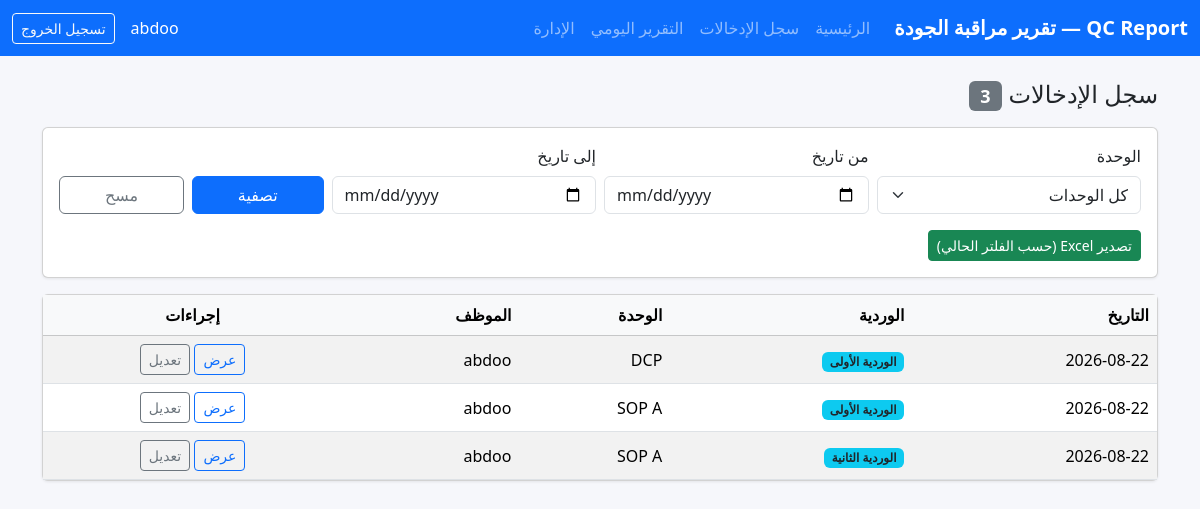
The page /records/ (signed in) on the database its author committed.
### qc_report/models.py (models this page shows, shortened)
class User(AbstractUser):
    assigned_unit = models.CharField(
        "الوحدة المسند إليها",
        max_length=20,
        choices=Unit.choices,
        null=True,
        blank=True,
    )
    @property
    def is_manager(self):
        return self.is_staff or self.is_superuser or self.assigned_unit is None

class ShiftEntry(models.Model):
    unit = models.CharField("الوحدة", max_length=20, choices=Unit.choices)
    entry_date = models.DateField("التاريخ")
    shift = models.CharField("الوردية", max_length=10, choices=Shift.choices)
    submitted_by = models.ForeignKey(
        settings.AUTH_USER_MODEL,
        verbose_name="أدخلها",
        on_delete=models.CASCADE,
        related_name="shift_entries",
    )
    submitted_at = models.DateTimeField("وقت الإدخال", auto_now_add=True)
    general_notes = models.TextField("ملاحظات عامة", blank=True)
    class Meta:
        constraints = [
            models.UniqueConstraint(
                fields=["unit", "entry_date", "shift"],
                name="unique_shift_per_unit_per_day",
            )
        ]
        ordering = ["entry_date", "unit", "shift"]

### qc_report/views.py (the view)
# urls.py: path("records/", views.records_list, name="records"),
@login_required
def records_list(request):
    qs, date_from, date_to = _filtered_entries(request)
    paginator = Paginator(qs, 25)
    page_obj = paginator.get_page(request.GET.get("page"))
    params = request.GET.copy()
    params.pop("page", None)
    querystring = params.urlencode()
    if request.user.is_manager:
        available_units = Unit.choices
    else:
        available_units = [(request.user.assigned_unit, unit_label(request.user.assigned_unit))]
    return render(
        request,
        "records.html",
        {
            "page_obj": page_obj,
            "units": available_units,
            "sel_unit": request.GET.get("unit") or "",
            "date_from": date_from,
            "date_to": date_to,
            "querystring": querystring,
            "total": paginator.count,
        },
    )

### qc_report/converters.py (called while the page is built)
    def to_url(self, value):
        return value.strftime("%Y-%m-%d")

### qc_report/views.py (called while the page is built)
def _filtered_entries(request):
    qs = ShiftEntry.objects.select_related("submitted_by")
    if not request.user.is_manager:
        qs = qs.filter(unit=request.user.assigned_unit)
    unit = request.GET.get("unit") or ""
    date_from = request.GET.get("from") or ""
    date_to = request.GET.get("to") or ""
    if unit:
        qs = qs.filter(unit=unit)
    try:
        if date_from:
            qs = qs.filter(entry_date__gte=date_from)
        if date_to:
            qs = qs.filter(entry_date__lte=date_to)
    except (ValueError, ValidationError):
        date_from = date_to = ""
    return qs.order_by("-entry_date", "shift", "-pk"), date_from, date_to

### templates/records.html (shortened to what this page needs)
{% extends "base.html" %}
{% block content %}
<div class="d-flex justify-content-between align-items-center mb-3">
  <h1 class="h4 mb-0">سجل الإدخالات <span class="badge bg-secondary">{{ total }}</span></h1>
</div>
<form method="get" class="card card-body mb-3 no-print">
  <div class="row g-2 align-items-end">
    <div class="col-6 col-md-3">
      <label class="form-label" for="unit">الوحدة</label>
      <select name="unit" id="unit" class="form-select">
        <option value="">كل الوحدات</option>
      </select>
    </div>
    <div class="col-6 col-md-3">
      <label class="form-label" for="from">من تاريخ</label>
      <input type="date" name="from" id="from" class="form-control" value="{{ date_from }}">
    </div>
    <div class="col-6 col-md-3">
      <label class="form-label" for="to">إلى تاريخ</label>
      <input type="date" name="to" id="to" class="form-control" value="{{ date_to }}">
    </div>
    <div class="col-6 col-md-3 d-flex gap-2">
      <button type="submit" class="btn btn-primary flex-fill">تصفية</button>
      <a href="{% url 'records' %}" class="btn btn-outline-secondary flex-fill">مسح</a>
    </div>
  </div>
  {% if total %}
  <div class="mt-3">
    <a href="{% url 'records_export' %}?{{ querystring }}" class="btn btn-success btn-sm">
      تصدير Excel (حسب الفلتر الحالي)
    </a>
  </div>
  {% endif %}
</form>
<div class="card">
  <div class="table-responsive">
    <table class="table table-hover table-striped align-middle mb-0">
      <thead class="table-light">
        <tr>
          <th>التاريخ</th>
          <th>الوردية</th>
          <th>الوحدة</th>
          <th>الموظف</th>
          <th class="text-center no-print">إجراءات</th>
        </tr>
      </thead>
      <tbody>
        {% for e in page_obj.object_list %}
          <tr>
            <td>{{ e.entry_date|date:"Y-m-d" }}</td>
            <td><span class="badge bg-info text-dark">{{ e.get_shift_display }}</span></td>
            <td>{{ e.get_unit_display }}</td>
            <td>{{ e.submitted_by.get_full_name|default:e.submitted_by.username }}</td>
            <td class="text-center no-print">
              <a href="{% url 'record_detail' e.pk %}" class="btn btn-sm btn-outline-primary">عرض</a>
              {% if user.is_manager or e.submitted_by == user %}
                <a href="{% url 'entry_edit' e.unit e.entry_date e.shift %}"
                   class="btn btn-sm btn-outline-secondary">تعديل</a>
              {% endif %}
            </td>
          </tr>
        {% empty %}
          <tr><td colspan="6" class="text-center text-muted py-4">لا توجد إدخالات مطابقة.</td></tr>
        {% endfor %}
      </tbody>
    </table>
  </div>
</div>
{% endblock %}

### templates/base.html (shortened to what this page needs)
{% load static %}
<!DOCTYPE html>
<html lang="ar" dir="rtl">
<head>
  <link href="https://cdn.jsdelivr.net/npm/bootstrap@5.3.3/dist/css/bootstrap.rtl.min.css" rel="stylesheet">
</head>
<body>
<nav class="navbar navbar-expand-lg navbar-dark bg-primary no-print">
  <div class="container-fluid">
    <a class="navbar-brand" href="{% url 'dashboard' %}">QC Report — تقرير مراقبة الجودة</a>
    <div class="collapse navbar-collapse" id="mainNav">
      <ul class="navbar-nav me-auto">
        <li class="nav-item"><a class="nav-link" href="{% url 'dashboard' %}">الرئيسية</a></li>
        <li class="nav-item"><a class="nav-link" href="{% url 'records' %}">سجل الإدخالات</a></li>
        {% if user.is_manager %}
          <li class="nav-item"><a class="nav-link" href="{% url 'report_today' %}">التقرير اليومي</a></li>
          <li class="nav-item"><a class="nav-link" href="/admin/">الإدارة</a></li>
        {% endif %}
      </ul>
      {% if user.is_authenticated %}
        <span class="navbar-text text-white me-3">{{ user.username }}</span>
        <form method="post" action="{% url 'logout' %}" class="d-inline">
          <button class="btn btn-outline-light btn-sm" type="submit">تسجيل الخروج</button>
        </form>
      {% endif %}
    </div>
  </div>
</nav>
<main class="container py-4">
  {% block content %}{% endblock %}
</main>
</body>
</html>

### templates/base.html (style rules this page uses)
body { background-color: #f6f7fb; }
.navbar-brand { font-weight: bold; }
.card { box-shadow: 0 1px 3px rgba(0,0,0,.08); }
.table th, .table td { vertical-align: middle; }

### rows shown on the page
User: username "abdoo"
ShiftEntry: entry_date "2026-08-22", shift "الوردية الأولى", unit "DCP", submitted_by.get_full_name "abdoo"
ShiftEntry: entry_date "2026-08-22", shift "الوردية الأولى", unit "SOP A", submitted_by.get_full_name "abdoo"
ShiftEntry: entry_date "2026-08-22", shift "الوردية الثانية", unit "SOP A", submitted_by.get_full_name "abdoo"

### other values the page prints
{{ total }} "3"
